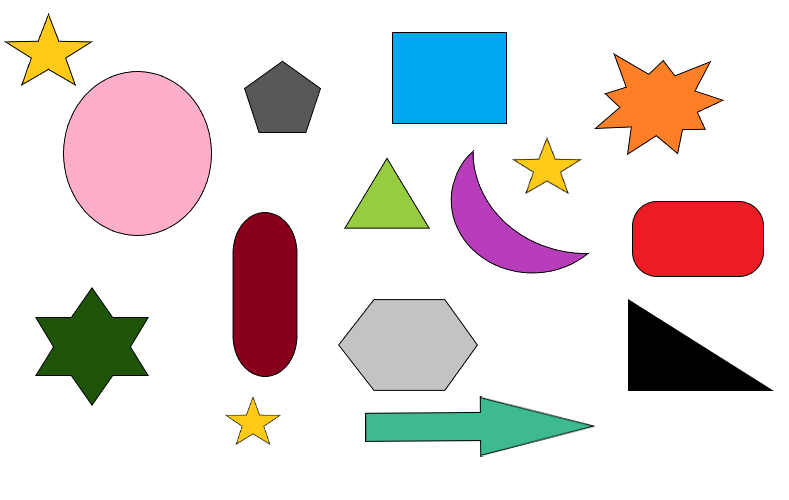
#> input picture ContourDetection/images/demo1.png, 789 x 500 px, found by its file name
$ jupyter execute ContourDetection.ipynb
#> lines starting #> are read from the running program, lines starting #| are printed output that depends on the picture; after the words box and inside, x2 and y2 are one past the last pixel; in counts of white or black regions, pixels touching at a corner belong together
# Import Modules

[cell 1]
import cv2
from google.colab.patches import cv2_imshow

# Load the Image

[cell 2]
# The image is loaded using cv2.imread
# Syntax: cv2.imread(path, flag)
# Flag specifies how the image should be read
# We set it to 1 to indicate that we want to load the image in color

image = cv2.imread('demo1.png',1)
#> image is the input picture: shape (500, 789, 3); mean B, G, R 217.5, 217.9, 226.2
cv2_imshow(image)

## Preprocessing the Image

[cell 3]
# The image is first converted to a gray scale image
# This is because thresholding can only be applied to gray-scale images

gray_image = cv2.cvtColor(image, cv2.COLOR_BGR2GRAY)
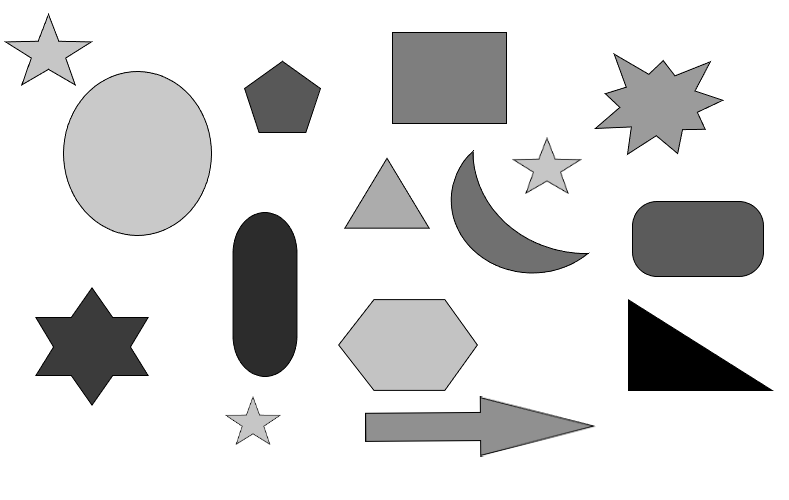
#> gray_image: shape (500, 789); min 0, max 255, mean 220.3
cv2_imshow(gray_image)

[cell 4]
# Simple Thresholding is applied to the image.
# Applying Thresholding would give us a binary image,
# using which we could expect a better accuracy in detecting contours.
# syntax: cv2.threshold(source_image, thresh_value, max_value, threshold_type, destination=None)
# thresh_value can be adjusted according to the image

_, thresh = cv2.threshold(gray_image,205,255,0)
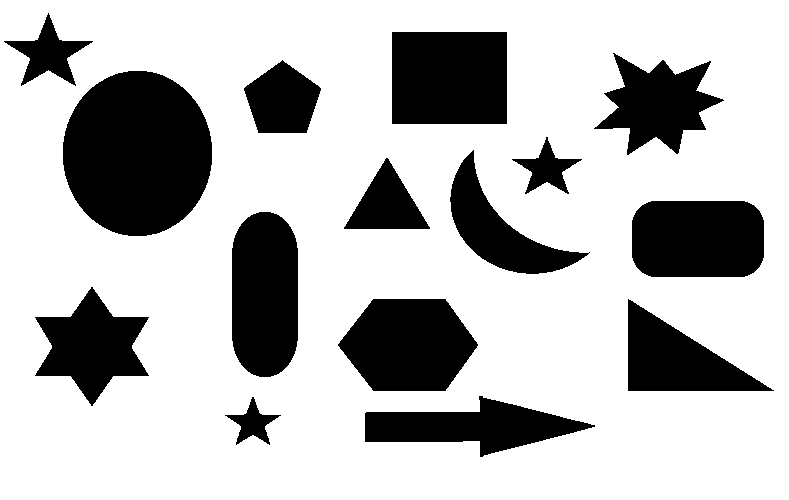
#> thresh: shape (500, 789); 73.7% white; 15 black regions
cv2_imshow(thresh)

# Contour Detection

[cell 5]
# Contours are detected using cv2.findContours()
# Syntax: cv2.findContours(image, mode, method, contours=None, hierarchy=None, offset=None)

contours, heirarchy = cv2.findContours(thresh, cv2.RETR_TREE, cv2.CHAIN_APPROX_SIMPLE)
#> contours = 17 contours, 1 with area under 20; largest, box (x1, y1, x2, y2) and area: (0, 0, 789, 500) 393212, (62, 70, 213, 237) 19642, (391, 31, 508, 125) 10786, (337, 298, 479, 392) 9943, (231, 211, 299, 378) 9906

# Display Contours

[cell 6]
# contours are displayed on the original image by using cv2.drawContours()
# Syntax: cv2.drawContours(image, contours, contourIndex, color, thickness=None,)

# to display all contours in the image, we set index to -1
index = -1

# color of contours is set to blue (BGR)
color = (255,0,0)

# thickness is set to 2
thickness = 2

cv2.drawContours(image, contours, index, color, thickness)
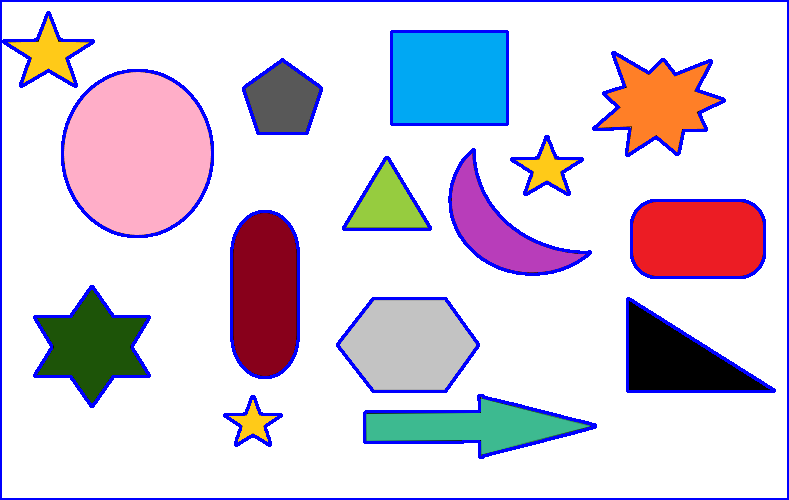
#> image: shape (500, 789, 3); 6.04% of pixels changed, all inside (x1, y1, x2, y2) = (0, 0, 789, 500)
cv2_imshow(image)
